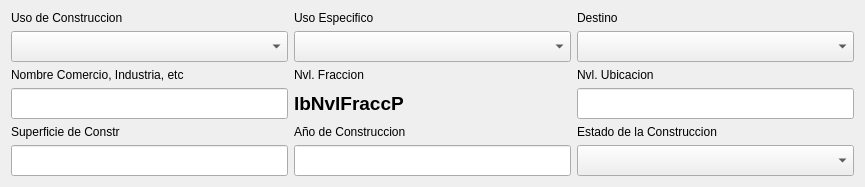
                   <widget class="QWidget" name="widget_10" native="true">
                    <layout class="QGridLayout" name="gridLayout_13">
                     <item row="2" column="2">
                      <widget class="QLabel" name="label_47">
                       <property name="text">
                        <string>Nvl. Fraccion</string>
                       </property>
                      </widget>
                     </item>
                     <item row="3" column="3">
                      <widget class="QLineEdit" name="leNvlUbicaP">
                       <property name="minimumSize">
                        <size>
                         <width>277</width>
                         <height>0</height>
                        </size>
                       </property>
                       <property name="font">
                        <font>
                         <pointsize>14</pointsize>
                         <weight>75</weight>
                         <bold>true</bold>
                        </font>
                       </property>
                       <property name="maxLength">
                        <number>4</number>
                       </property>
                      </widget>
                     </item>
                     <item row="5" column="2">
                      <widget class="QLineEdit" name="leAnioConsP">
                       <property name="minimumSize">
                        <size>
                         <width>277</width>
                         <height>0</height>
                        </size>
                       </property>
                       <property name="font">
                        <font>
                         <pointsize>14</pointsize>
                         <weight>75</weight>
                         <bold>true</bold>
                        </font>
                       </property>
                       <property name="maxLength">
                        <number>4</number>
                       </property>
                      </widget>
                     </item>
                     <item row="0" column="3">
                      <widget class="QLabel" name="label_45">
                       <property name="text">
                        <string>Destino</string>
                       </property>
                      </widget>
                     </item>
                     <item row="0" column="2">
                      <widget class="QLabel" name="label_49">
                       <property name="text">
                        <string>Uso Especifico</string>
                       </property>
                      </widget>
                     </item>
                     <item row="2" column="0">
                      <widget class="QLabel" name="label_46">
                       <property name="text">
                        <string>Nombre Comercio, Industria, etc</string>
                       </property>
                      </widget>
                     </item>
                     <item row="3" column="2">
                      <widget class="QLabel" name="lbNvlFraccP">
                       <property name="minimumSize">
                        <size>
                         <width>277</width>
                         <height>0</height>
                        </size>
                       </property>
                       <property name="font">
                        <font>
                         <pointsize>14</pointsize>
                         <weight>75</weight>
                         <bold>true</bold>
                        </font>
                       </property>
                       <property name="text">
                        <string>lbNvlFraccP</string>
                       </property>
                      </widget>
                     </item>
                     <item row="5" column="0">
                      <widget class="QLabel" name="lbSupConstrFP">
                       <property name="minimumSize">
                        <size>
                         <width>277</width>
                         <height>0</height>
                        </size>
                       </property>
                       <property name="font">
                        <font>
                         <pointsize>14</pointsize>
                         <weight>75</weight>
                         <bold>true</bold>
                        </font>
                       </property>
                       <property name="text">
                        <string>lbSupConstrFP</string>
                       </property>
                      </widget>
                     </item>
                     <item row="4" column="2">
                      <widget class="QLabel" name="label_58">
                       <property name="text">
                        <string>Año de Construccion</string>
                       </property>
                      </widget>
                     </item>
                     <item row="4" column="0">
                      <widget class="QLabel" name="label_56">
                       <property name="text">
                        <string>Superficie de Constr</string>
                       </property>
                      </widget>
                     </item>
                     <item row="0" column="0">
                      <widget class="QLabel" name="label_44">
                       <property name="text">
                        <string>Uso de Construccion</string>
                       </property>
                      </widget>
                     </item>
                     <item row="2" column="3">
                      <widget class="QLabel" name="label_48">
                       <property name="text">
                        <string>Nvl. Ubicacion</string>
                       </property>
                      </widget>
                     </item>
                     <item row="1" column="3">
                      <widget class="QComboBox" name="cmbDestinoP">
                       <property name="minimumSize">
                        <size>
                         <width>227</width>
                         <height>0</height>
                        </size>
                       </property>
                       <property name="maximumSize">
                        <size>
                         <width>500</width>
                         <height>16777215</height>
                        </size>
                       </property>
                       <property name="font">
                        <font>
                         <pointsize>14</pointsize>
                         <weight>75</weight>
                         <bold>true</bold>
                        </font>
                       </property>
                       <property name="styleSheet">
                        <string notr="true">QComboBox QAbstractItemView::item { min-height: 25;}
QListView{color: black ; font-size: 16px; outline:none; font-weight:bold}QListView::item:selected { color: red; background-color: lightgray;}</string>
                       </property>
                      </widget>
                     </item>
                     <item row="3" column="0">
                      <widget class="QLineEdit" name="leNombreP">
                       <property name="minimumSize">
                        <size>
                         <width>277</width>
                         <height>0</height>
                        </size>
                       </property>
                       <property name="font">
                        <font>
                         <pointsize>14</pointsize>
                         <weight>75</weight>
                         <bold>true</bold>
                        </font>
                       </property>
                       <property name="maxLength">
                        <number>120</number>
                       </property>
                      </widget>
                     </item>
                     <item row="1" column="2">
                      <widget class="QComboBox" name="cmbUsoEspP">
                       <property name="minimumSize">
                        <size>
                         <width>227</width>
                         <height>0</height>
                        </size>
                       </property>
                       <property name="maximumSize">
                        <size>
                         <width>500</width>
                         <height>16777215</height>
                        </size>
                       </property>
                       <property name="font">
                        <font>
                         <pointsize>14</pointsize>
                         <weight>75</weight>
                         <bold>true</bold>
                        </font>
                       </property>
                       <property name="styleSheet">
                        <string notr="true">QComboBox QAbstractItemView::item { min-height: 25;}
QListView{color: black ; font-size: 16px; outline:none; font-weight:bold}QListView::item:selected { color: red; background-color: lightgray;}</string>
                       </property>
                      </widget>
                     </item>
                     <item row="5" column="3">
                      <widget class="QComboBox" name="cmbEdoConstrP">
                       <property name="minimumSize">
                        <size>
                         <width>277</width>
                         <height>0</height>
                        </size>
                       </property>
                       <property name="maximumSize">
                        <size>
                         <width>500</width>
                         <height>16777215</height>
                        </size>
                       </property>
                       <property name="font">
                        <font>
                         <pointsize>14</pointsize>
                         <weight>75</weight>
                         <bold>true</bold>
                        </font>
                       </property>
                       <property name="styleSheet">
                        <string notr="true">QComboBox QAbstractItemView::item { min-height: 25;}
QListView{color: black ; font-size: 16px; outline:none; font-weight:bold}QListView::item:selected { color: red; background-color: lightgray;}</string>
                       </property>
                      </widget>
                     </item>
                     <item row="4" column="3">
                      <widget class="QLabel" name="label_57">
                       <property name="text">
                        <string>Estado de la Construccion</string>
                       </property>
                      </widget>
                     </item>
                     <item row="1" column="0">
                      <widget class="QComboBox" name="cmbUsoConstrP">
                       <property name="minimumSize">
                        <size>
                         <width>227</width>
                         <height>0</height>
                        </size>
                       </property>
                       <property name="maximumSize">
                        <size>
                         <width>500</width>
                         <height>16777215</height>
                        </size>
                       </property>
                       <property name="font">
                        <font>
                         <pointsize>14</pointsize>
                         <weight>75</weight>
                         <bold>true</bold>
                        </font>
                       </property>
                       <property name="styleSheet">
                        <string notr="true">QComboBox QAbstractItemView::item { min-height: 25;}
QListView{color: black ; font-size: 16px; outline:none; font-weight:bold}QListView::item:selected { color: red; background-color: lightgray;}</string>
                       </property>
                      </widget>
                     </item>
                     <item row="5" column="0">
                      <widget class="QLineEdit" name="leSupConstrFP">
                       <property name="minimumSize">
                        <size>
                         <width>277</width>
                         <height>0</height>
                        </size>
                       </property>
                       <property name="font">
                        <font>
                         <pointsize>14</pointsize>
                         <weight>75</weight>
                         <bold>true</bold>
                        </font>
                       </property>
                       <property name="maxLength">
                        <number>10</number>
                       </property>
                      </widget>
                     </item>
                    </layout>
                   </widget>
